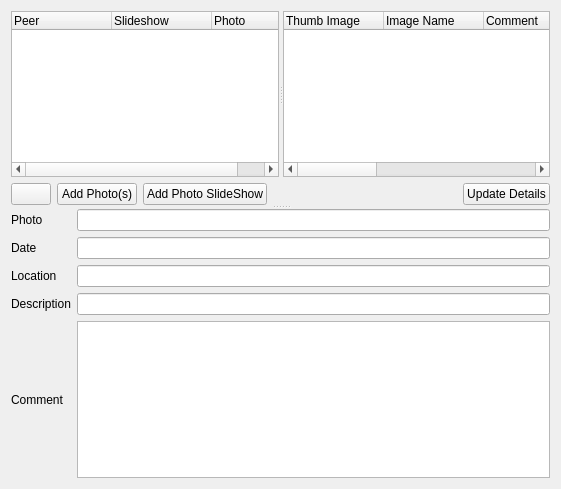
<ui version="4.0" >
 <class>PhotoDialog</class>
 <widget class="QWidget" name="PhotoDialog" >
  <property name="geometry" >
   <rect>
    <x>0</x>
    <y>0</y>
    <width>561</width>
    <height>489</height>
   </rect>
  </property>
  <property name="windowTitle" >
   <string>Form</string>
  </property>
  <layout class="QGridLayout" >
   <item row="0" column="0" >
    <widget class="QSplitter" name="splitter_2" >
     <property name="orientation" >
      <enum>Qt::Vertical</enum>
     </property>
     <widget class="QWidget" name="layoutWidget" >
      <layout class="QVBoxLayout" >
       <item>
        <widget class="QSplitter" name="splitter" >
         <property name="orientation" >
          <enum>Qt::Horizontal</enum>
         </property>
         <widget class="QTreeWidget" name="peerTreeWidget" >
          <property name="contextMenuPolicy" >
           <enum>Qt::CustomContextMenu</enum>
          </property>
          <column>
           <property name="text" >
            <string>Peer</string>
           </property>
          </column>
          <column>
           <property name="text" >
            <string>Slideshow</string>
           </property>
          </column>
          <column>
           <property name="text" >
            <string>Photo</string>
           </property>
          </column>
         </widget>
         <widget class="QTreeWidget" name="photoTreeWidget" >
          <property name="contextMenuPolicy" >
           <enum>Qt::CustomContextMenu</enum>
          </property>
          <column>
           <property name="text" >
            <string>Thumb Image</string>
           </property>
          </column>
          <column>
           <property name="text" >
            <string>Image Name</string>
           </property>
          </column>
          <column>
           <property name="text" >
            <string>Comment</string>
           </property>
          </column>
          <column>
           <property name="text" >
            <string>Date</string>
           </property>
          </column>
          <column>
           <property name="text" >
            <string>Location</string>
           </property>
          </column>
          <column>
           <property name="text" >
            <string>Size</string>
           </property>
          </column>
          <column>
           <property name="text" >
            <string>PeerId</string>
           </property>
          </column>
          <column>
           <property name="text" >
            <string>PhotoId</string>
           </property>
          </column>
         </widget>
        </widget>
       </item>
       <item>
        <layout class="QHBoxLayout" >
         <item>
          <widget class="QPushButton" name="expandButton" >
           <property name="text" >
            <string/>
           </property>
           <property name="icon" >
            <iconset resource="images.qrc" >:/images/add_24x24.png</iconset>
           </property>
          </widget>
         </item>
         <item>
          <widget class="QPushButton" name="addButton" >
           <property name="text" >
            <string>Add Photo(s)</string>
           </property>
          </widget>
         </item>
         <item>
          <widget class="QPushButton" name="addShowButton" >
           <property name="text" >
            <string>Add Photo SlideShow</string>
           </property>
          </widget>
         </item>
         <item>
          <spacer>
           <property name="orientation" >
            <enum>Qt::Horizontal</enum>
           </property>
           <property name="sizeHint" >
            <size>
             <width>40</width>
             <height>20</height>
            </size>
           </property>
          </spacer>
         </item>
         <item>
          <widget class="QPushButton" name="updateButton" >
           <property name="text" >
            <string>Update Details</string>
           </property>
          </widget>
         </item>
        </layout>
       </item>
      </layout>
     </widget>
     <widget class="QWidget" name="layoutWidget" >
      <layout class="QGridLayout" >
       <item row="0" column="0" >
        <widget class="QLabel" name="label" >
         <property name="text" >
          <string>Photo </string>
         </property>
        </widget>
       </item>
       <item row="0" column="1" >
        <widget class="QLineEdit" name="photoNameEdit" />
       </item>
       <item row="1" column="0" >
        <widget class="QLabel" name="label_3" >
         <property name="text" >
          <string>Date</string>
         </property>
        </widget>
       </item>
       <item row="1" column="1" >
        <widget class="QLineEdit" name="photoDateEdit" />
       </item>
       <item row="2" column="0" >
        <widget class="QLabel" name="label_4" >
         <property name="text" >
          <string>Location</string>
         </property>
        </widget>
       </item>
       <item row="2" column="1" >
        <widget class="QLineEdit" name="photoLocEdit" />
       </item>
       <item row="3" column="0" >
        <widget class="QLabel" name="label_5" >
         <property name="text" >
          <string>Description</string>
         </property>
        </widget>
       </item>
       <item row="3" column="1" >
        <widget class="QLineEdit" name="photoDescEdit" />
       </item>
       <item row="4" column="0" >
        <widget class="QLabel" name="label_2" >
         <property name="text" >
          <string>Comment</string>
         </property>
        </widget>
       </item>
       <item row="4" column="1" >
        <widget class="QTextEdit" name="photoCommentEdit" />
       </item>
      </layout>
     </widget>
    </widget>
   </item>
  </layout>
 </widget>
 <resources>
  <include location="images.qrc" />
 </resources>
 <connections/>
</ui>
